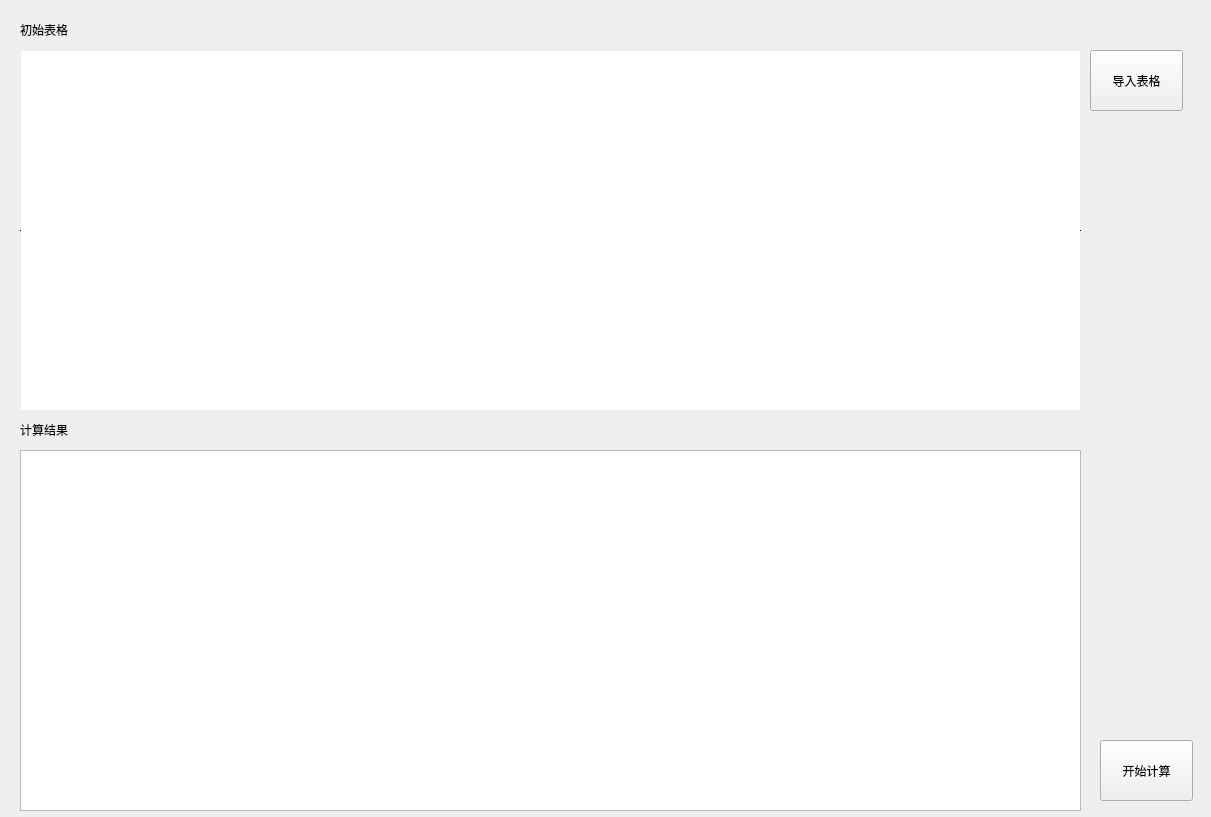
<?xml version="1.0" encoding="UTF-8"?>
<ui version="4.0">
 <class>Widget</class>
 <widget class="QWidget" name="Widget">
  <property name="geometry">
   <rect>
    <x>0</x>
    <y>0</y>
    <width>1211</width>
    <height>817</height>
   </rect>
  </property>
  <property name="windowTitle">
   <string>Widget</string>
  </property>
  <widget class="QTableWidget" name="tableWidget">
   <property name="geometry">
    <rect>
     <x>20</x>
     <y>50</y>
     <width>1061</width>
     <height>361</height>
    </rect>
   </property>
   <property name="frameShape">
    <enum>QFrame::HLine</enum>
   </property>
   <property name="frameShadow">
    <enum>QFrame::Plain</enum>
   </property>
   <property name="gridStyle">
    <enum>Qt::SolidLine</enum>
   </property>
   <attribute name="horizontalHeaderCascadingSectionResizes">
    <bool>false</bool>
   </attribute>
  </widget>
  <widget class="QLabel" name="label">
   <property name="geometry">
    <rect>
     <x>20</x>
     <y>20</y>
     <width>69</width>
     <height>20</height>
    </rect>
   </property>
   <property name="text">
    <string>初始表格</string>
   </property>
  </widget>
  <widget class="QPushButton" name="inert_table">
   <property name="geometry">
    <rect>
     <x>1090</x>
     <y>50</y>
     <width>93</width>
     <height>61</height>
    </rect>
   </property>
   <property name="text">
    <string>导入表格</string>
   </property>
  </widget>
  <widget class="QPushButton" name="start_suan">
   <property name="geometry">
    <rect>
     <x>1100</x>
     <y>740</y>
     <width>93</width>
     <height>61</height>
    </rect>
   </property>
   <property name="text">
    <string>开始计算</string>
   </property>
  </widget>
  <widget class="QTableWidget" name="tableWidget_2">
   <property name="geometry">
    <rect>
     <x>20</x>
     <y>450</y>
     <width>1061</width>
     <height>361</height>
    </rect>
   </property>
  </widget>
  <widget class="QLabel" name="label_2">
   <property name="geometry">
    <rect>
     <x>20</x>
     <y>420</y>
     <width>69</width>
     <height>20</height>
    </rect>
   </property>
   <property name="text">
    <string>计算结果</string>
   </property>
  </widget>
 </widget>
 <resources/>
 <connections/>
</ui>
